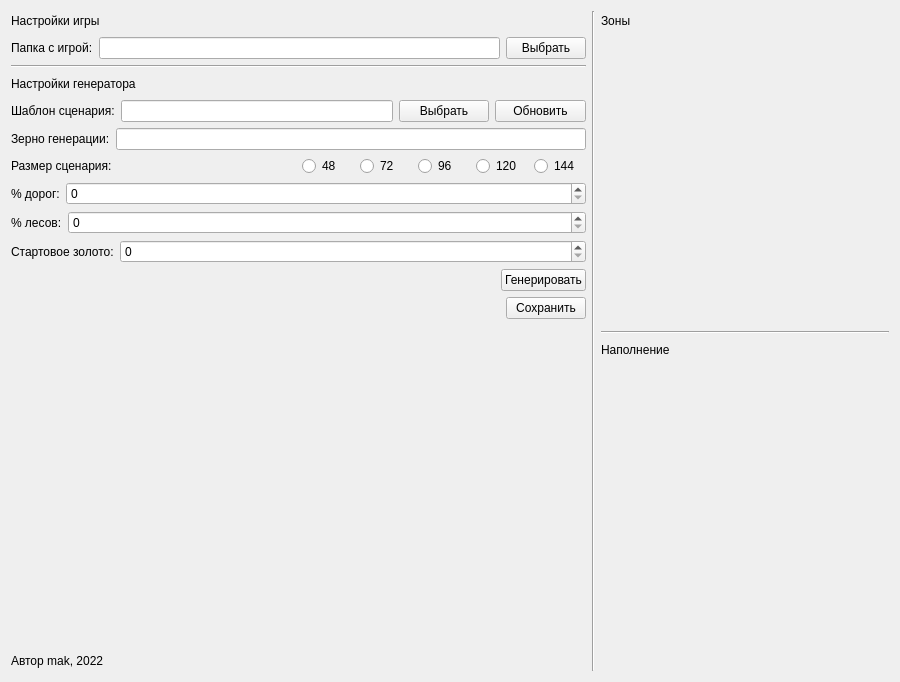
<?xml version="1.0" encoding="UTF-8"?>
<ui version="4.0">
 <class>MapGeneratorApp</class>
 <widget class="QWidget" name="MapGeneratorApp">
  <property name="geometry">
   <rect>
    <x>0</x>
    <y>0</y>
    <width>900</width>
    <height>682</height>
   </rect>
  </property>
  <property name="windowTitle">
   <string>Disciples II генератор случайных сценариев</string>
  </property>
  <layout class="QHBoxLayout" name="horizontalLayout_15" stretch="5,0,2">
   <item>
    <layout class="QVBoxLayout" name="verticalLayout">
     <item>
      <layout class="QHBoxLayout" name="horizontalLayout_4">
       <item>
        <widget class="QLabel" name="label">
         <property name="text">
          <string>Настройки игры</string>
         </property>
        </widget>
       </item>
       <item>
        <spacer name="horizontalSpacer">
         <property name="orientation">
          <enum>Qt::Horizontal</enum>
         </property>
         <property name="sizeHint" stdset="0">
          <size>
           <width>40</width>
           <height>20</height>
          </size>
         </property>
        </spacer>
       </item>
      </layout>
     </item>
     <item>
      <layout class="QHBoxLayout" name="horizontalLayout_2" stretch="0,0,0">
       <item>
        <widget class="QLabel" name="gameFolderLabel">
         <property name="text">
          <string>Папка с игрой:</string>
         </property>
        </widget>
       </item>
       <item>
        <widget class="QLineEdit" name="gameFolderEdit">
         <property name="readOnly">
          <bool>true</bool>
         </property>
        </widget>
       </item>
       <item>
        <widget class="QPushButton" name="gameFolderButton">
         <property name="text">
          <string>Выбрать</string>
         </property>
        </widget>
       </item>
      </layout>
     </item>
     <item>
      <widget class="Line" name="line">
       <property name="orientation">
        <enum>Qt::Horizontal</enum>
       </property>
      </widget>
     </item>
     <item>
      <layout class="QHBoxLayout" name="horizontalLayout_6">
       <item>
        <widget class="QLabel" name="label_2">
         <property name="text">
          <string>Настройки генератора</string>
         </property>
        </widget>
       </item>
       <item>
        <spacer name="horizontalSpacer_2">
         <property name="orientation">
          <enum>Qt::Horizontal</enum>
         </property>
         <property name="sizeHint" stdset="0">
          <size>
           <width>40</width>
           <height>20</height>
          </size>
         </property>
        </spacer>
       </item>
      </layout>
     </item>
     <item>
      <layout class="QHBoxLayout" name="horizontalLayout_3" stretch="1,3,1,1">
       <item>
        <widget class="QLabel" name="scenarioTemplateLabel">
         <property name="text">
          <string>Шаблон сценария:</string>
         </property>
        </widget>
       </item>
       <item>
        <widget class="QLineEdit" name="scenarioTemplateEdit">
         <property name="readOnly">
          <bool>true</bool>
         </property>
        </widget>
       </item>
       <item>
        <widget class="QPushButton" name="scenarioTemplateButton">
         <property name="text">
          <string>Выбрать</string>
         </property>
        </widget>
       </item>
       <item>
        <widget class="QPushButton" name="scenarioTemplateButtonReload">
         <property name="text">
          <string>Обновить</string>
         </property>
         <property name="icon">
          <iconset resource="resources.qrc">
           <normaloff>:/images/refresh.png</normaloff>:/images/refresh.png</iconset>
         </property>
        </widget>
       </item>
      </layout>
     </item>
     <item>
      <layout class="QHBoxLayout" name="horizontalLayout_5" stretch="0,0">
       <item>
        <widget class="QLabel" name="seedLabel">
         <property name="text">
          <string>Зерно генерации:</string>
         </property>
        </widget>
       </item>
       <item>
        <widget class="QLineEdit" name="seedEdit"/>
       </item>
      </layout>
     </item>
     <item>
      <layout class="QHBoxLayout" name="horizontalLayout">
       <item>
        <widget class="QLabel" name="sizeLabel">
         <property name="text">
          <string>Размер сценария:</string>
         </property>
        </widget>
       </item>
       <item>
        <layout class="QHBoxLayout" name="sizeButtons">
         <item>
          <widget class="QRadioButton" name="size48Button">
           <property name="text">
            <string>48</string>
           </property>
          </widget>
         </item>
         <item>
          <widget class="QRadioButton" name="size72Button">
           <property name="text">
            <string>72</string>
           </property>
          </widget>
         </item>
         <item>
          <widget class="QRadioButton" name="size96Button">
           <property name="text">
            <string>96</string>
           </property>
          </widget>
         </item>
         <item>
          <widget class="QRadioButton" name="size120Button">
           <property name="text">
            <string>120</string>
           </property>
          </widget>
         </item>
         <item>
          <widget class="QRadioButton" name="size144Button">
           <property name="text">
            <string>144</string>
           </property>
          </widget>
         </item>
        </layout>
       </item>
      </layout>
     </item>
     <item>
      <layout class="QHBoxLayout" name="horizontalLayout_12" stretch="0,4">
       <item>
        <widget class="QLabel" name="roadsLabel">
         <property name="text">
          <string>% дорог:</string>
         </property>
        </widget>
       </item>
       <item>
        <widget class="QSpinBox" name="roadsSpinBox">
         <property name="maximum">
          <number>100</number>
         </property>
         <property name="singleStep">
          <number>5</number>
         </property>
        </widget>
       </item>
      </layout>
     </item>
     <item>
      <layout class="QHBoxLayout" name="horizontalLayout_13" stretch="0,4">
       <item>
        <widget class="QLabel" name="forestLabel">
         <property name="text">
          <string>% лесов:</string>
         </property>
        </widget>
       </item>
       <item>
        <widget class="QSpinBox" name="forestSpinBox">
         <property name="maximum">
          <number>100</number>
         </property>
         <property name="singleStep">
          <number>5</number>
         </property>
        </widget>
       </item>
      </layout>
     </item>
     <item>
      <layout class="QHBoxLayout" name="horizontalLayout_14" stretch="0,4">
       <item>
        <widget class="QLabel" name="goldLabel">
         <property name="text">
          <string>Стартовое золото:</string>
         </property>
        </widget>
       </item>
       <item>
        <widget class="QSpinBox" name="goldSpinBox">
         <property name="maximum">
          <number>9999</number>
         </property>
         <property name="singleStep">
          <number>100</number>
         </property>
        </widget>
       </item>
      </layout>
     </item>
     <item>
      <layout class="QHBoxLayout" name="horizontalLayout_10">
       <item>
        <spacer name="horizontalSpacer_6">
         <property name="orientation">
          <enum>Qt::Horizontal</enum>
         </property>
         <property name="sizeHint" stdset="0">
          <size>
           <width>40</width>
           <height>20</height>
          </size>
         </property>
        </spacer>
       </item>
       <item>
        <widget class="QPushButton" name="generateButton">
         <property name="text">
          <string>Генерировать</string>
         </property>
        </widget>
       </item>
      </layout>
     </item>
     <item>
      <layout class="QHBoxLayout" name="horizontalLayout_9">
       <item>
        <spacer name="horizontalSpacer_5">
         <property name="orientation">
          <enum>Qt::Horizontal</enum>
         </property>
         <property name="sizeHint" stdset="0">
          <size>
           <width>40</width>
           <height>20</height>
          </size>
         </property>
        </spacer>
       </item>
       <item>
        <widget class="QPushButton" name="saveScenarioButtom">
         <property name="text">
          <string>Сохранить</string>
         </property>
        </widget>
       </item>
      </layout>
     </item>
     <item>
      <spacer name="verticalSpacer">
       <property name="orientation">
        <enum>Qt::Vertical</enum>
       </property>
       <property name="sizeHint" stdset="0">
        <size>
         <width>20</width>
         <height>40</height>
        </size>
       </property>
      </spacer>
     </item>
     <item>
      <layout class="QHBoxLayout" name="horizontalLayout_11">
       <item>
        <widget class="QLabel" name="aboutLabel">
         <property name="text">
          <string>Автор mak, 2022</string>
         </property>
        </widget>
       </item>
       <item>
        <spacer name="horizontalSpacer_7">
         <property name="orientation">
          <enum>Qt::Horizontal</enum>
         </property>
         <property name="sizeHint" stdset="0">
          <size>
           <width>40</width>
           <height>20</height>
          </size>
         </property>
        </spacer>
       </item>
      </layout>
     </item>
    </layout>
   </item>
   <item>
    <widget class="Line" name="line_3">
     <property name="orientation">
      <enum>Qt::Vertical</enum>
     </property>
    </widget>
   </item>
   <item>
    <layout class="QVBoxLayout" name="verticalLayout_2" stretch="0,0,0,0,0,0">
     <item>
      <layout class="QHBoxLayout" name="horizontalLayout_7">
       <item>
        <widget class="QLabel" name="zonesLabel">
         <property name="text">
          <string>Зоны</string>
         </property>
        </widget>
       </item>
       <item>
        <spacer name="horizontalSpacer_3">
         <property name="orientation">
          <enum>Qt::Horizontal</enum>
         </property>
         <property name="sizeHint" stdset="0">
          <size>
           <width>40</width>
           <height>20</height>
          </size>
         </property>
        </spacer>
       </item>
      </layout>
     </item>
     <item>
      <widget class="QLabel" name="zonesImage">
       <property name="minimumSize">
        <size>
         <width>288</width>
         <height>288</height>
        </size>
       </property>
       <property name="maximumSize">
        <size>
         <width>288</width>
         <height>288</height>
        </size>
       </property>
       <property name="text">
        <string/>
       </property>
       <property name="pixmap">
        <pixmap resource="resources.qrc">:/images/logo.png</pixmap>
       </property>
       <property name="scaledContents">
        <bool>true</bool>
       </property>
      </widget>
     </item>
     <item>
      <widget class="Line" name="line_2">
       <property name="orientation">
        <enum>Qt::Horizontal</enum>
       </property>
      </widget>
     </item>
     <item>
      <layout class="QHBoxLayout" name="horizontalLayout_8">
       <item>
        <widget class="QLabel" name="contentsLabel">
         <property name="text">
          <string>Наполнение</string>
         </property>
        </widget>
       </item>
       <item>
        <spacer name="horizontalSpacer_4">
         <property name="orientation">
          <enum>Qt::Horizontal</enum>
         </property>
         <property name="sizeHint" stdset="0">
          <size>
           <width>40</width>
           <height>20</height>
          </size>
         </property>
        </spacer>
       </item>
      </layout>
     </item>
     <item>
      <widget class="QLabel" name="contentsImage">
       <property name="minimumSize">
        <size>
         <width>288</width>
         <height>288</height>
        </size>
       </property>
       <property name="maximumSize">
        <size>
         <width>288</width>
         <height>288</height>
        </size>
       </property>
       <property name="text">
        <string/>
       </property>
       <property name="pixmap">
        <pixmap resource="resources.qrc">:/images/logo.png</pixmap>
       </property>
       <property name="scaledContents">
        <bool>true</bool>
       </property>
      </widget>
     </item>
     <item>
      <spacer name="verticalSpacer_2">
       <property name="orientation">
        <enum>Qt::Vertical</enum>
       </property>
       <property name="sizeHint" stdset="0">
        <size>
         <width>20</width>
         <height>40</height>
        </size>
       </property>
      </spacer>
     </item>
    </layout>
   </item>
  </layout>
 </widget>
 <layoutdefault spacing="6" margin="11"/>
 <resources>
  <include location="resources.qrc"/>
 </resources>
 <connections/>
</ui>
